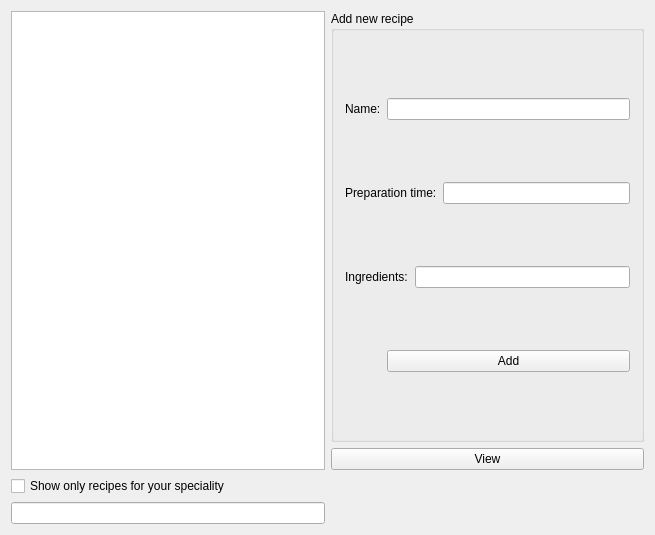
<?xml version="1.0" encoding="UTF-8"?>
<ui version="4.0">
 <class>ChefFormClass</class>
 <widget class="QMainWindow" name="ChefFormClass">
  <property name="geometry">
   <rect>
    <x>0</x>
    <y>0</y>
    <width>655</width>
    <height>535</height>
   </rect>
  </property>
  <property name="windowTitle">
   <string>ChefForm</string>
  </property>
  <widget class="QWidget" name="centralWidget">
   <layout class="QGridLayout" name="gridLayout_2">
    <item row="0" column="0" rowspan="2">
     <widget class="QListWidget" name="listWidget"/>
    </item>
    <item row="0" column="1">
     <widget class="QGroupBox" name="groupBox">
      <property name="title">
       <string>Add new recipe</string>
      </property>
      <layout class="QGridLayout" name="gridLayout">
       <item row="0" column="0">
        <widget class="QLabel" name="label">
         <property name="text">
          <string>Name:</string>
         </property>
        </widget>
       </item>
       <item row="0" column="1" colspan="3">
        <widget class="QLineEdit" name="lineEditName"/>
       </item>
       <item row="1" column="0" colspan="3">
        <widget class="QLabel" name="label_2">
         <property name="text">
          <string>Preparation time:</string>
         </property>
        </widget>
       </item>
       <item row="1" column="3">
        <widget class="QLineEdit" name="lineEditPrep"/>
       </item>
       <item row="2" column="0" colspan="2">
        <widget class="QLabel" name="label_3">
         <property name="text">
          <string>Ingredients:</string>
         </property>
        </widget>
       </item>
       <item row="2" column="2" colspan="2">
        <widget class="QLineEdit" name="lineEditIng"/>
       </item>
       <item row="3" column="1" colspan="3">
        <widget class="QPushButton" name="pushButtonAdd">
         <property name="text">
          <string>Add</string>
         </property>
        </widget>
       </item>
      </layout>
     </widget>
    </item>
    <item row="1" column="1">
     <widget class="QPushButton" name="pushButtonView">
      <property name="text">
       <string>View</string>
      </property>
     </widget>
    </item>
    <item row="2" column="0">
     <widget class="QCheckBox" name="checkBox">
      <property name="text">
       <string>Show only recipes for your speciality</string>
      </property>
     </widget>
    </item>
    <item row="3" column="0">
     <widget class="QLineEdit" name="lineEditSearch"/>
    </item>
   </layout>
  </widget>
 </widget>
 <layoutdefault spacing="6" margin="11"/>
 <resources>
  <include location="ChefForm.qrc"/>
 </resources>
 <connections/>
</ui>
